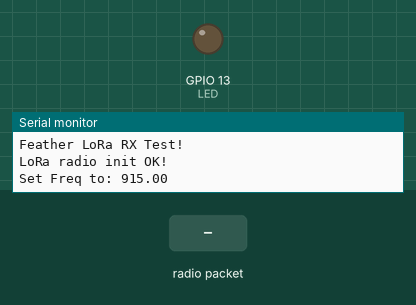
Bench run of a sketch on a simulated ESP32. On the bench: output pins drawn as LEDs (lit = HIGH), the last lines printed to the serial monitor. Inputs (shaded band) come from the test bench. No radio packets arrive unless stated; pins used as bus, display or sensor lines are not drawn.

Above: at 1.3 s.
1.4 s: radio packet "1" arrives
At 1.7 s:
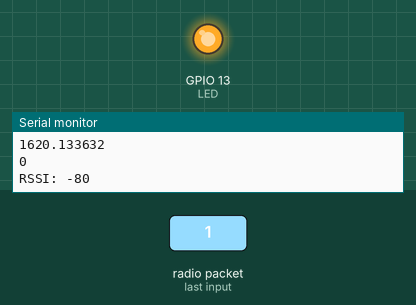
Timing chart, 0 to 4.4 s (numbered marks = the images above; inputs shaded):
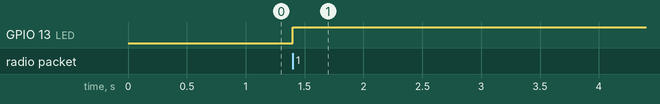

The sketch:

RX_Complete_V1.2.ino
```cpp
// Feather9x_RX
// -*- mode: C++ -*-
// Example sketch showing how to create a simple messaging client (receiver)
// with the RH_RF95 class. RH_RF95 class does not provide for addressing or
// reliability, so you should only use RH_RF95 if you do not need the higher
// level messaging abilities.
// It is designed to work with the other example Feather9x_TX
// GPS Stuff
#include <WiFi.h>
#include <PubSubClient.h>
#include <TinyGPS++.h>
#include <HardwareSerial.h>
#include <EEPROM.h>


//********************************************************
#include <SPI.h>
#include <RH_RF95.h>
#include <HardwareSerial.h>


#define RFM95_INT 33
#define RFM95_CS  14
#define RFM95_RST 32

// Change to 434.0 or other frequency, must match RX's freq!
#define RF95_FREQ 915.0

// Singleton instance of the radio driver
RH_RF95 rf95(RFM95_CS, RFM95_INT);

// Blinky on receipt
#define LED 13

TinyGPSPlus gps; //defines the gps ?variable?
HardwareSerial hs(1);

//GPS Constants
/*
static const uint32_t GPSBaud = 9600;
long lasMsg = 0;
long lastReconnectAttempt = 0;
char msg[50];
int value = 0;
String nodeID = String(EEPROM.read(0));
char topic[] = "capstone_test";
String full, lati, longi, mon, d, yr, hr, m, s, alt, sats;
*/

void setup()
{
  pinMode(LED, OUTPUT);
  pinMode(RFM95_RST, OUTPUT);
  digitalWrite(RFM95_RST, HIGH);

  Serial.begin(115200);
  while (!Serial) {
    delay(1);
  }
  delay(100);

  Serial.println("Feather LoRa RX Test!");

  // manual reset
  digitalWrite(RFM95_RST, LOW);
  delay(10);
  digitalWrite(RFM95_RST, HIGH);
  delay(10);

  while (!rf95.init()) {
    Serial.println("LoRa radio init failed");
    while (1);
  }
  Serial.println("LoRa radio init OK!");

  // Defaults after init are 434.0MHz, modulation GFSK_Rb250Fd250, +13dbM
  if (!rf95.setFrequency(RF95_FREQ)) {
    Serial.println("setFrequency failed");
    while (1);
  }
  Serial.print("Set Freq to: "); Serial.println(RF95_FREQ);

  // Defaults after init are 434.0MHz, 13dBm, Bw = 125 kHz, Cr = 4/5, Sf = 128chips/symbol, CRC on

  // The default transmitter power is 13dBm, using PA_BOOST.
  // If you are using RFM95/96/97/98 modules which uses the PA_BOOST transmitter pin, then
  // you can set transmitter powers from 5 to 23 dBm:
  rf95.setTxPower(23, false);
}

void loop()
{
  if (rf95.available())
  {
    // Should be a message for us now
    uint8_t buf[RH_RF95_MAX_MESSAGE_LEN];
    uint8_t len = sizeof(buf);
    Serial.println("Searching... ");


    if (rf95.recv(buf, &len))
    {


      digitalWrite(LED, HIGH);
      RH_RF95::printBuffer("Received: ", buf, len);
      Serial.print("Got: ");
      /*
    buf[0] = 1; //node
  buf[1] = MoisturePercent100; //moisture level in % provided +6 in order to ensure proper transmission, loses 5% when transmtiting
  buf[2] = negLati; //The overall data for the latitude
  buf[3] = Lati1;
  buf[4] = Lati2;
  buf[5] = Lati3;
  buf[6] = Lati4;


  buf[7] = negLong;
  buf[8] = Long1;
  buf[9] = Long2;
  buf[10] = Long3;
  buf[11] = Long4;


  buf[12] = negAlt1; // altitude
  buf[13] = Alt1
  buf[14] = Alt2
  buf[15] = Sats;  //sats
  buf[16] = Year;
  buf[17] = Month;
  buf[18] = Day;
  buf[19] = Hour;
  buf[20] = Minute;
  buf[21] = Second;


       */

      // Conversion from 4 bytes of latitude and Longitude data to double
      int Lati1 = buf[3]*16777216; //First byte
      int Lati2 = buf[4]*65536; //Second byte
      int Lati3 = buf[5]*256; // third byte
      int Lati4 = buf[6]; // Forth byte

      double preLati = Lati1+Lati2+Lati3+Lati4;
      double Lati = preLati/1000000;
      if(buf[2] == 1){
        Lati = Lati*-1;
      }


      int Long1 = buf[8]*16777216; //First byte
      int Long2 = buf[9]*65536; //Second byte
      int Long3 = buf[10]*256; // third byte
      int Long4 = buf[11]; // Forth byte

      double preLong = Long1+Long2+Long3+Long4;
      double Long = preLong/1000000;
      if(buf[7] == 1){
        Long = Long*-1;
      }

      Serial.println(Lati,6);
      Serial.println(Long,6);

      int alt1 = buf[13]*256;
      int alt2 = buf[14];
      int alt = alt1+alt2;

      if(buf[12] == 1){
        alt = alt*-1;
      }

      Serial.println(alt);


     // Serial.println(Lati); //testing to see if moisture is correct value
       Serial.print("RSSI: ");
      Serial.println(rf95.lastRssi(), DEC);

 /*     // Send a reply
      uint8_t data[] = "And hello back to you";
      rf95.send(data, sizeof(data));
      rf95.waitPacketSent();
      Serial.println("Sent a reply");
      digitalWrite(LED, LOW);
   */
    }
    else
    {
      Serial.println("Receive failed");
    }
  }
}
```

Measured:
- after the input at 1.4 s, GPIO 13 (LED): LOW → HIGH at once
